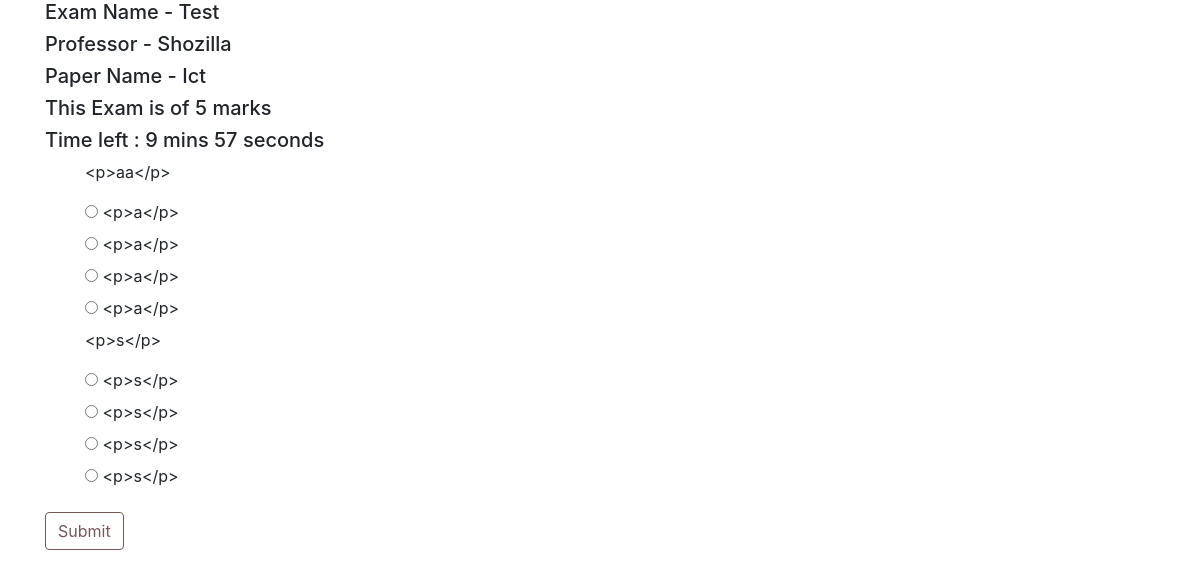
Screenshot of /exams/student/appear/27 (signed in) with the database file from the repository.
### questions/models.py (models this page shows)
class Exam_Model(models.Model):
    professor = models.ForeignKey(User, limit_choices_to={'groups__name': "Professor"}, on_delete=models.CASCADE)
    name = models.CharField(max_length=50)
    students = models.ManyToManyField(Student, blank=True, null=True)
    total_marks = models.IntegerField()
    question_paper = models.ForeignKey(Question_Paper, on_delete=models.CASCADE, related_name='exams')
    grade = models.ForeignKey(Grade, on_delete=models.CASCADE, blank=True, null=True)
    subject = models.ForeignKey(Subject, on_delete=models.CASCADE, blank=True)
    start_time = models.DateTimeField(default=datetime.now())
    end_time = models.DateTimeField(default=datetime.now())
    def __str__(self):
        return self.name

### questions/questionpaper_models.py (models this page shows, shortened)
class Question_Paper(models.Model):
    professor = models.ForeignKey(User, limit_choices_to={'groups__name': "Professor"}, on_delete=models.CASCADE)
    qPaperTitle = models.CharField(max_length=100)
    questions = models.ManyToManyField(Question_DB)

### questions/question_models.py (models this page shows, shortened)
class Question_DB(models.Model):
    professor = models.ForeignKey(User, limit_choices_to={'groups__name': "Professor"}, on_delete=models.CASCADE, null=True)
    qno = models.AutoField(primary_key=True)
    question = RichTextUploadingField(config_name='extends')
    optionA = RichTextUploadingField(config_name='extends')
    optionB = RichTextUploadingField(config_name='extends')
    optionC = RichTextUploadingField(config_name='extends')
    optionD = RichTextUploadingField(config_name='extends')
    answer = RichTextUploadingField(config_name='extends')
    max_marks = models.IntegerField(default=0)

### questions/views.py (the view, shortened to what this page needs)
# urls.py: path('student/appear/<int:id>',views.appear_exam,name = "appear-exam"),
@login_required(login_url='login')
def appear_exam(request,id):
    student = request.user.first_name, request.user.last_name
    if request.method == 'GET':
        exam = Exam_Model.objects.get(pk=id)
        time_delta = exam.end_time - exam.start_time
        time = convert(time_delta.seconds)
        time = time.split(":")
        mins = time[0]
        secs = time[1]
        context = {
            "exam":exam,
            "question_list":exam.question_paper.questions.all(),
            "secs":secs,
            "mins":mins
        }
        return render(request,'exam/giveExam.html',context)

### questions/views.py (called while the page is built)
def convert(seconds):
    min, sec = divmod(seconds, 60)
    hour, min = divmod(min, 60)
    min += hour*60
    return "%02d:%02d" % (min, sec)

### templates/exam/giveExam.html (shortened to what this page needs)
{% load static %}
<!DOCTYPE html>
<html>
<head>
	<link rel="stylesheet" href=
"https://stackpath.bootstrapcdn.com/bootstrap/4.5.2/css/bootstrap.min.css"
		integrity=
"sha384-JcKb8q3iqJ61gNV9KGb8thSsNjpSL0n8PARn9HuZOnIxN0hoP+VmmDGMN5t9UJ0Z"
>
	</head>
    <body>
    <div class="container">
        <h5> Exam Name  - {{ exam.name }}</h5>
        <h5> Professor - {{ exam.professor }}</h5>
        <h5> Paper Name  - {{ exam.question_paper.qPaperTitle }}</h5>
        <h5>
            This Exam is of  {{ exam.total_marks }} marks
        </h5>
        <h5>
            <a>Time left : <a id="dmin">{{ min }}</a> mins <a id="dsec">{{ sec }}</a> seconds</a>
        </h5>
        <form method="POST" id="examform">
            <ol>
                {% for ques in question_list %}
                <p>{{ ques.question }}</p>
                <input type="radio" id="optionA" name="{{ ques.question }}" value="A">
                <label for="optionA">{{ ques.optionA }}</label><br>
                <input type="radio" id="optionB" name="{{ ques.question }}" value="B">
                <label for="optionB">{{ ques.optionB }}</label><br>
                <input type="radio" id="optionC" name="{{ ques.question }}" value="C">
                <label for="optionC">{{ ques.optionC }}</label><br>
                <input type="radio" id="optionD" name="{{ ques.question }}" value="D">
                <label for="optionD">{{ ques.optionD }}</label><br>
                {% endfor %}
            </ol>
            <input type="submit" value="Submit" id="PaperSubmit" onclick="submitFormOkay = true;" class = "btn" style="border-color:#745959; color:#745959;"/>
        </form>
    </div>
</body>
</html>

### templates/exam/giveExam.html (style rules this page uses)
html, body { height: 100%; }

### rows the page displays
Exam_Model: name "Test", professor "Shozilla", question_paper.qPaperTitle "Ict", total_marks "5"
Question_DB: question "<p>aa</p>", optionA "<p>a</p>", optionB "<p>a</p>", optionC "<p>a</p>", optionD "<p>a</p>"
Question_DB: question "<p>s</p>", optionA "<p>s</p>", optionB "<p>s</p>", optionC "<p>s</p>", optionD "<p>s</p>"
